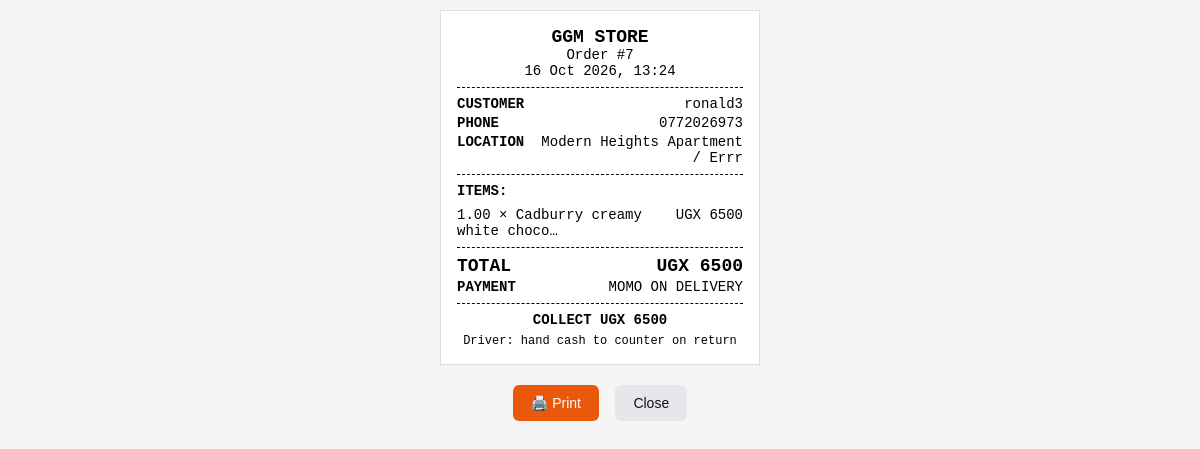
Page /staff/order/7/slip/ (signed in) on the committed database.
### marketplace/models.py (models this page shows, shortened)
class Order(models.Model):
    STATUS_CHOICES = [
        ('new', 'New Order'),
        ('confirmed', 'Confirmed'),
        ('packed', 'Packed & Ready'),
        ('delivered', 'Delivered'),
        ('cancelled', 'Cancelled'),
    ]
    PAYMENT_CHOICES = [
        ('cash', 'Cash on Delivery'),
        ('momo', 'MoMo on Delivery'),
    ]
    customer = models.ForeignKey(Customer, on_delete=models.CASCADE)
    status = models.CharField(max_length=20, choices=STATUS_CHOICES, default='new')
    payment_method = models.CharField(max_length=20, choices=PAYMENT_CHOICES, default='cash')
    total_amount = models.DecimalField(max_digits=10, decimal_places=2, default=0.00)
    created_at = models.DateTimeField(auto_now_add=True)
    updated_at = models.DateTimeField(auto_now=True)

class Customer(models.Model):
    phone_number = models.CharField(max_length=20, unique=True)
    name = models.CharField(max_length=255, blank=True)
    apartment = models.ForeignKey(Apartment, on_delete=models.SET_NULL, null=True, blank=True)
    unit_number = models.CharField(max_length=50, blank=True) # e.g., "Apt 4"

class Apartment(models.Model):
    name = models.CharField(max_length=255, unique=True) # e.g., "Block B"

class OrderItem(models.Model):
    order = models.ForeignKey(Order, on_delete=models.CASCADE, related_name='items')
    product = models.ForeignKey(Product, on_delete=models.SET_NULL, null=True)
    quantity = models.DecimalField(max_digits=10, decimal_places=2, default=1.00)
    price_at_time_of_order = models.DecimalField(max_digits=10, decimal_places=2) # Lock in the price

class Product(models.Model):
    code = models.CharField(max_length=50, unique=True) # e.g., "000001"
    name = models.CharField(max_length=255)
    group = models.ForeignKey(ProductGroup, on_delete=models.SET_NULL, null=True, blank=True)
    unit = models.ForeignKey(Unit, on_delete=models.SET_NULL, null=True, blank=True)
    cost_price = models.DecimalField(max_digits=10, decimal_places=2, default=0.00)
    selling_price = models.DecimalField(max_digits=10, decimal_places=2, default=0.00)
    stock_quantity = models.DecimalField(max_digits=10, decimal_places=2, default=0.00)
    manually_disabled = models.BooleanField(default=False)
    is_active = models.BooleanField(default=True) # Toggle to hide out-of-stock or disabled items

### marketplace/views.py (the view)
# urls.py: path('staff/order/<int:order_id>/slip/', views.staff_order_slip, name='staff_order_slip'),
@login_required
def staff_order_slip(request, order_id):
    order = get_object_or_404(
        Order.objects.select_related(
            'customer', 'customer__apartment'
        ).prefetch_related('items__product'),
        id=order_id,
    )
    return render(request, 'marketplace/staff_order_slip.html', {'order': order})

### templates/marketplace/staff_order_slip.html (shortened to what this page needs)
<!DOCTYPE html>
<html lang="en">
<head>
</head>
<body>
    <div class="slip">
        <div class="center bold big">GGM STORE</div>
        <div class="center">Order #{{ order.id }}</div>
        <div class="center">{{ order.created_at|date:"d M Y, H:i" }}</div>
        <hr>
        <div class="row">
            <span class="bold">CUSTOMER</span>
            <span>{{ order.customer.name|default:"—" }}</span>
        </div>
        <div class="row">
            <span class="bold">PHONE</span>
            <span>{{ order.customer.phone_number }}</span>
        </div>
        {% if order.customer.apartment %}
        <div class="row">
            <span class="bold">LOCATION</span>
            <span>{{ order.customer.apartment.name }}{% if order.customer.unit_number %} / {{ order.customer.unit_number }}{% endif %}</span>
        </div>
        {% endif %}
        <hr>
        <div class="bold">ITEMS:</div>
        <div class="items">
            {% for item in order.items.all %}
            <div class="item">
                <span>{{ item.quantity }} × {% if item.product %}{{ item.product.name|truncatechars:28 }}{% else %}Removed product{% endif %}</span>
                <span>UGX {{ item.price_at_time_of_order|floatformat:0 }}</span>
            </div>
            {% endfor %}
        </div>
        <hr>
        <div class="row total">
            <span>TOTAL</span>
            <span>UGX {{ order.total_amount|floatformat:0 }}</span>
        </div>
        <div class="row">
            <span class="bold">PAYMENT</span>
            <span>{% if order.payment_method == 'cash' %}CASH ON DELIVERY{% else %}MOMO ON DELIVERY{% endif %}</span>
        </div>
        <hr>
        <div class="center bold">COLLECT UGX {{ order.total_amount|floatformat:0 }}</div>
        <div class="center" style="margin-top: 6px; font-size: 12px;">
            Driver: hand cash to counter on return
        </div>
    </div>
    <div class="actions">
        <button class="btn-print" onclick="window.print()">🖨️ Print</button>
        <a class="btn-close" href="{% url 'staff_order_detail' order.id %}">Close</a>
    </div>
</body>
</html>

### templates/marketplace/staff_order_slip.html (style rules this page uses)
* { box-sizing: border-box; }
body { font-family: 'Courier New', Courier, monospace; font-size: 14px; margin: 0; padding: 10px; background: #f5f5f5; }
.slip { max-width: 320px; margin: 0 auto; background: #fff; padding: 16px; border: 1px solid #ddd; }
.center { text-align: center; }
.bold { font-weight: bold; }
.big { font-size: 18px; }
hr { border: 0; border-top: 1px dashed #000; margin: 8px 0; }
.row { display: flex; justify-content: space-between; gap: 8px; margin: 3px 0; }
.row span:last-child { text-align: right; }
.items { margin: 8px 0; }
.item { display: flex; justify-content: space-between; gap: 8px; margin: 2px 0; }
.item span:first-child { overflow-wrap: anywhere; }
.item span:last-child { flex-shrink: 0; text-align: right; }
.total { font-size: 18px; font-weight: bold; }
.actions { text-align: center; margin: 16px auto; max-width: 320px; }
.actions button, .actions a { display: inline-block; padding: 10px 18px; margin: 4px; font-family: sans-serif; font-size: 14px; border-radius: 6px; border: 0; cursor: pointer; text-decoration: none; }
.btn-print { background: #ea580c; color: #fff; }
.btn-close { background: #e5e7eb; color: #111; }

### rows in the picture
Order: id "7", created_at "16 Oct 2026, 13:24", customer.name "ronald3", customer.phone_number "0772026973", customer.apartment.name "Modern Heights Apartment", customer.unit_number "Errr", total_amount "6500"
OrderItem: quantity "1.00", product.name "Cadburry creamy white choco…", price_at_time_of_order "6500"
